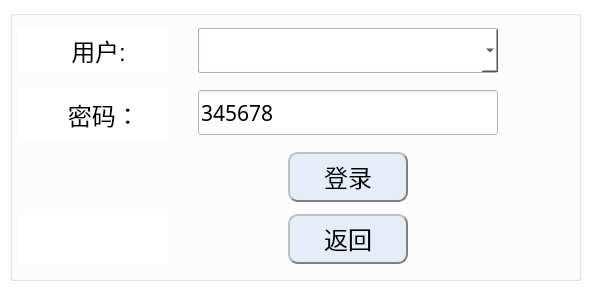
<?xml version="1.0" encoding="UTF-8"?>
<ui version="4.0">
 <class>XLoginWidget</class>
 <widget class="QWidget" name="XLoginWidget">
  <property name="geometry">
   <rect>
    <x>0</x>
    <y>0</y>
    <width>592</width>
    <height>294</height>
   </rect>
  </property>
  <property name="minimumSize">
   <size>
    <width>0</width>
    <height>0</height>
   </size>
  </property>
  <property name="maximumSize">
   <size>
    <width>800</width>
    <height>500</height>
   </size>
  </property>
  <property name="font">
   <font>
    <family>SimSun-ExtB</family>
    <pointsize>11</pointsize>
   </font>
  </property>
  <property name="windowTitle">
   <string>login</string>
  </property>
  <property name="autoFillBackground">
   <bool>false</bool>
  </property>
  <property name="styleSheet">
   <string notr="true">
background-color: rgb(255, 255, 255);</string>
  </property>
  <widget class="QGroupBox" name="groupBox_passwd">
   <property name="geometry">
    <rect>
     <x>10</x>
     <y>10</y>
     <width>571</width>
     <height>271</height>
    </rect>
   </property>
   <property name="sizePolicy">
    <sizepolicy hsizetype="Expanding" vsizetype="Preferred">
     <horstretch>0</horstretch>
     <verstretch>0</verstretch>
    </sizepolicy>
   </property>
   <property name="minimumSize">
    <size>
     <width>0</width>
     <height>0</height>
    </size>
   </property>
   <property name="font">
    <font>
     <family>SimSun-ExtB</family>
     <pointsize>12</pointsize>
    </font>
   </property>
   <property name="styleSheet">
    <string notr="true">QGroupBox{border:1px groove rgb(228, 238, 248);};
background-color: rgb(255, 255, 255);</string>
   </property>
   <property name="title">
    <string/>
   </property>
   <layout class="QGridLayout" name="gridLayout_login">
    <property name="leftMargin">
     <number>5</number>
    </property>
    <property name="topMargin">
     <number>5</number>
    </property>
    <property name="rightMargin">
     <number>80</number>
    </property>
    <property name="bottomMargin">
     <number>5</number>
    </property>
    <property name="horizontalSpacing">
     <number>30</number>
    </property>
    <property name="verticalSpacing">
     <number>5</number>
    </property>
    <item row="4" column="0">
     <widget class="QLabel" name="label_login_sts">
      <property name="sizePolicy">
       <sizepolicy hsizetype="Preferred" vsizetype="Fixed">
        <horstretch>0</horstretch>
        <verstretch>0</verstretch>
       </sizepolicy>
      </property>
      <property name="minimumSize">
       <size>
        <width>0</width>
        <height>50</height>
       </size>
      </property>
      <property name="font">
       <font>
        <family>SimSun-ExtB</family>
        <pointsize>12</pointsize>
       </font>
      </property>
      <property name="text">
       <string/>
      </property>
     </widget>
    </item>
    <item row="4" column="1">
     <layout class="QHBoxLayout" name="horizontalLayout_return">
      <item>
       <spacer name="horizontalSpacer_b0_return">
        <property name="orientation">
         <enum>Qt::Horizontal</enum>
        </property>
        <property name="sizeHint" stdset="0">
         <size>
          <width>2</width>
          <height>2</height>
         </size>
        </property>
       </spacer>
      </item>
      <item>
       <widget class="QPushButton" name="pushButton_return">
        <property name="sizePolicy">
         <sizepolicy hsizetype="Fixed" vsizetype="Fixed">
          <horstretch>0</horstretch>
          <verstretch>0</verstretch>
         </sizepolicy>
        </property>
        <property name="minimumSize">
         <size>
          <width>120</width>
          <height>50</height>
         </size>
        </property>
        <property name="font">
         <font>
          <family>SimSun-ExtB</family>
          <pointsize>18</pointsize>
         </font>
        </property>
        <property name="focusPolicy">
         <enum>Qt::TabFocus</enum>
        </property>
        <property name="styleSheet">
         <string notr="true">QPushButton{background-color:rgb(228, 238, 248);color:black;border-radius:10px;border:2px groove gray;border-style:outset;}
QPushButton:hover{background-color:gray;color:white;}
QPushButton:focus{background-color:rgb(185, 195, 205);color:rgb(12, 128, 250);}
QPushButton:pressed{background-color:rgb(85, 170, 255);border-style:inset;}</string>
        </property>
        <property name="text">
         <string>返回</string>
        </property>
       </widget>
      </item>
      <item>
       <spacer name="horizontalSpacer_b1_return">
        <property name="orientation">
         <enum>Qt::Horizontal</enum>
        </property>
        <property name="sizeHint" stdset="0">
         <size>
          <width>2</width>
          <height>2</height>
         </size>
        </property>
       </spacer>
      </item>
     </layout>
    </item>
    <item row="1" column="1">
     <widget class="myLineEdit" name="lineEdit_passwd">
      <property name="sizePolicy">
       <sizepolicy hsizetype="Expanding" vsizetype="Preferred">
        <horstretch>0</horstretch>
        <verstretch>0</verstretch>
       </sizepolicy>
      </property>
      <property name="minimumSize">
       <size>
        <width>0</width>
        <height>45</height>
       </size>
      </property>
      <property name="maximumSize">
       <size>
        <width>16777215</width>
        <height>45</height>
       </size>
      </property>
      <property name="font">
       <font>
        <family>SimSun-ExtB</family>
        <pointsize>16</pointsize>
       </font>
      </property>
      <property name="focusPolicy">
       <enum>Qt::TabFocus</enum>
      </property>
      <property name="styleSheet">
       <string notr="true">QLineEdit:{border:2px groove rgb(228, 238, 248);}
QLineEdit:focus{background-color:rgb(212, 212, 212);}</string>
      </property>
      <property name="text">
       <string>345678</string>
      </property>
     </widget>
    </item>
    <item row="1" column="0">
     <widget class="QLabel" name="label_passwd">
      <property name="sizePolicy">
       <sizepolicy hsizetype="Expanding" vsizetype="Fixed">
        <horstretch>0</horstretch>
        <verstretch>0</verstretch>
       </sizepolicy>
      </property>
      <property name="minimumSize">
       <size>
        <width>0</width>
        <height>55</height>
       </size>
      </property>
      <property name="maximumSize">
       <size>
        <width>150</width>
        <height>50</height>
       </size>
      </property>
      <property name="font">
       <font>
        <family>SimSun-ExtB</family>
        <pointsize>18</pointsize>
       </font>
      </property>
      <property name="text">
       <string>        密码：</string>
      </property>
     </widget>
    </item>
    <item row="2" column="1">
     <layout class="QHBoxLayout" name="horizontalLayout_login">
      <item>
       <spacer name="horizontalSpacer_b0_login">
        <property name="orientation">
         <enum>Qt::Horizontal</enum>
        </property>
        <property name="sizeHint" stdset="0">
         <size>
          <width>2</width>
          <height>2</height>
         </size>
        </property>
       </spacer>
      </item>
      <item>
       <widget class="QPushButton" name="pushButton_login">
        <property name="sizePolicy">
         <sizepolicy hsizetype="Fixed" vsizetype="Fixed">
          <horstretch>0</horstretch>
          <verstretch>0</verstretch>
         </sizepolicy>
        </property>
        <property name="minimumSize">
         <size>
          <width>120</width>
          <height>50</height>
         </size>
        </property>
        <property name="font">
         <font>
          <family>SimSun-ExtB</family>
          <pointsize>18</pointsize>
         </font>
        </property>
        <property name="focusPolicy">
         <enum>Qt::TabFocus</enum>
        </property>
        <property name="styleSheet">
         <string notr="true">QPushButton{background-color:rgb(228, 238, 248);color:black;border-radius:10px;border:2px groove gray;border-style:outset;}
QPushButton:hover{background-color:gray;color:white;}
QPushButton:focus{background-color:rgb(185, 195, 205);color:rgb(12, 128, 250);}
QPushButton:pressed{background-color:rgb(85, 170, 255);border-style:inset;}</string>
        </property>
        <property name="text">
         <string>登录</string>
        </property>
       </widget>
      </item>
      <item>
       <spacer name="horizontalSpacer_b1_login">
        <property name="orientation">
         <enum>Qt::Horizontal</enum>
        </property>
        <property name="sizeHint" stdset="0">
         <size>
          <width>2</width>
          <height>2</height>
         </size>
        </property>
       </spacer>
      </item>
     </layout>
    </item>
    <item row="0" column="1">
     <widget class="QComboBox" name="comboBox">
      <property name="minimumSize">
       <size>
        <width>0</width>
        <height>45</height>
       </size>
      </property>
      <property name="font">
       <font>
        <pointsize>18</pointsize>
       </font>
      </property>
      <property name="styleSheet">
       <string notr="true">QComboBox
{
	border-color: rgb( 160, 180, 210);
	border-width: 1 0 1 1px;
	border-style: solid;
	border-radius: 2px;
 }</string>
      </property>
     </widget>
    </item>
    <item row="0" column="0">
     <widget class="QLabel" name="label">
      <property name="font">
       <font>
        <pointsize>18</pointsize>
       </font>
      </property>
      <property name="text">
       <string>        用户:</string>
      </property>
     </widget>
    </item>
   </layout>
  </widget>
 </widget>
 <customwidgets>
  <customwidget>
   <class>myLineEdit</class>
   <extends>QLineEdit</extends>
   <header location="global">mylineedit.h</header>
   <slots>
    <signal>mySignal(void*)</signal>
    <slot>keyboardshow(void*)</slot>
   </slots>
  </customwidget>
 </customwidgets>
 <resources/>
 <connections>
  <connection>
   <sender>lineEdit_passwd</sender>
   <signal>mySignal(void*)</signal>
   <receiver>XLoginWidget</receiver>
   <slot>keyboardshow(void*)</slot>
   <hints>
    <hint type="sourcelabel">
     <x>274</x>
     <y>103</y>
    </hint>
    <hint type="destinationlabel">
     <x>395</x>
     <y>197</y>
    </hint>
   </hints>
  </connection>
 </connections>
 <slots>
  <slot>keyboardshow(void*)</slot>
 </slots>
</ui>
